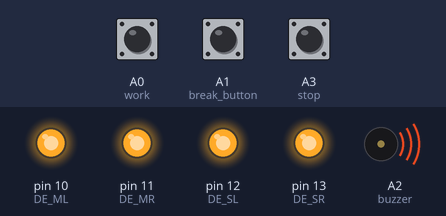
The sketch below on a simulated Arduino Uno, built with avr-gcc and run on an emulated ATmega328P. On the bench: output pins drawn as LEDs (lit = HIGH), buzzer (waves = sounding, pin HIGH). The test bench sets the inputs (shaded band); at power-on: A3 (stop) HIGH, A0 (work) HIGH, A1 (break_button) HIGH. Pins used as bus, display or sensor lines are not drawn.

Above: at 4.25 s.
4.3 s: A3 (stop) pulled LOW for 3.2 s
At 4.45 s:
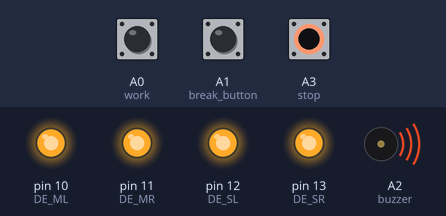
At 8.5 s:
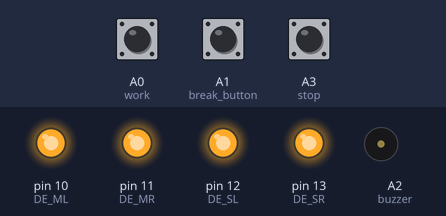
Timing chart, 0 to 10.0 s (numbered marks = the images above; inputs shaded):
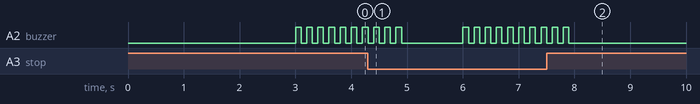

The sketch:

pomodoro.ino
```cpp
const int clk_ML = 2;
const int clk_MR = 3;
const int clk_SL = 4;
const int clk_SR = 5;
const int rst_ML = 6;
const int rst_MR = 7;
const int rst_SL = 8;
const int rst_SR = 9;
const int DE_ML = 10;
const int DE_MR = 11;
const int DE_SL = 12;
const int DE_SR = 13;
const int work = A0;
const int break_button = A1;
const int buzzer = A2;
const int stop = A3;
int i = 0;
int var1 = 0;
int var2 = 0;
int var3 = 0;
int var4 = 0;
int X = 0;
boolean Setup = true;
boolean Stop = false;

void setup() {
  pinMode(clk_ML, OUTPUT);
  pinMode(clk_MR, OUTPUT);
  pinMode(clk_SL, OUTPUT);
  pinMode(clk_SR, OUTPUT);
  pinMode(rst_ML, OUTPUT);
  pinMode(rst_MR, OUTPUT);
  pinMode(rst_SL, OUTPUT);
  pinMode(rst_SR, OUTPUT);
  pinMode(DE_ML, OUTPUT);
  pinMode(DE_MR, OUTPUT);
  pinMode(DE_SL, OUTPUT);
  pinMode(DE_SR, OUTPUT);
  pinMode(work, INPUT_PULLUP);
  pinMode(break_button, INPUT_PULLUP);
  pinMode(stop, INPUT_PULLUP);
  pinMode(buzzer, OUTPUT);
  all_rst();
  digitalWrite(DE_ML, HIGH);
  digitalWrite(DE_MR, HIGH);
  digitalWrite(DE_SL, HIGH);
  digitalWrite(DE_SR, HIGH);
  delay(500);
  Display_Test();
}

void loop() {
  if (digitalRead(work) == LOW) {
    Setup = false;
    var1 = 1;
    var2 = 0;
    var3 = 5;
    var4 = 2;
  }
  if (digitalRead(break_button) == LOW) {
    Setup = false;
    var1 = 1;
    var2 = 0;
    var3 = 5;
    var4 = 0;
  }
   if (digitalRead(stop) == LOW) {
    Setup = false;
    var1 = 0;
    var2 = 0;
    var3 = 0;
    var4 = 0;
  }
  var1 = var1 - 1;
  if (var1 == -1 && var2 == 0 && var3 == 0 && var4 == 0) {
    buzz();
  } else if (var1 == -1) {
    var2 = var2 - 1;
    var1 = 9;
  }
  if (var2 == -1) {
    var2 = 5;
    var3 = var3 - 1;
  }
  if (var3 == -1) {
    var3 = 9;
    var4 = var4 - 1;
  }
  delay(1000);
  digitalWrite(rst_SR, HIGH);
  digitalWrite(rst_SR, LOW);
  for (i = 0; i < var1; i++) {
    digitalWrite(clk_SR, HIGH);
    digitalWrite(clk_SR, LOW);
  }
  digitalWrite(rst_SL, HIGH);
  digitalWrite(rst_SL, LOW);
  for (i = 0; i < var2; i++) {
    digitalWrite(clk_SL, HIGH);
    digitalWrite(clk_SL, LOW);
  }
  digitalWrite(rst_MR, HIGH);
  digitalWrite(rst_MR, LOW);
  for (i = 0; i < var3; i++) {
    digitalWrite(clk_MR, HIGH);
    digitalWrite(clk_MR, LOW);
  }
  digitalWrite(rst_ML, HIGH);
  digitalWrite(rst_ML, LOW);
  for (i = 0; i < var4; i++) {
    digitalWrite(clk_ML, HIGH);
    digitalWrite(clk_ML, LOW);
  }
}

void all_rst() {
  digitalWrite(rst_ML, HIGH);
  digitalWrite(rst_MR, HIGH);
  digitalWrite(rst_SL, HIGH);
  digitalWrite(rst_SR, HIGH);
  digitalWrite(rst_ML, LOW);
  digitalWrite(rst_MR, LOW);
  digitalWrite(rst_SL, LOW);
  digitalWrite(rst_SR, LOW);
}

void Display_Test() {
  all_rst();
  int var = 10;
  for (int j = 0; j < 10; j++) {
    var = var - 1;
    for (i = 0; i < var; i++) {
      digitalWrite(clk_ML, HIGH);
      digitalWrite(clk_MR, HIGH);
      digitalWrite(clk_SL, HIGH);
      digitalWrite(clk_SR, HIGH);
      digitalWrite(clk_ML, LOW);
      digitalWrite(clk_MR, LOW);
      digitalWrite(clk_SL, LOW);
      digitalWrite(clk_SR, LOW);
    }
    delay(250);
    all_rst();
  }
}

void buzz() {
  for (i = 0; i < 10; i++) {
    digitalWrite(buzzer, HIGH);
    delay(100);
    digitalWrite(buzzer, LOW);
    delay(100);
  }
}
```
